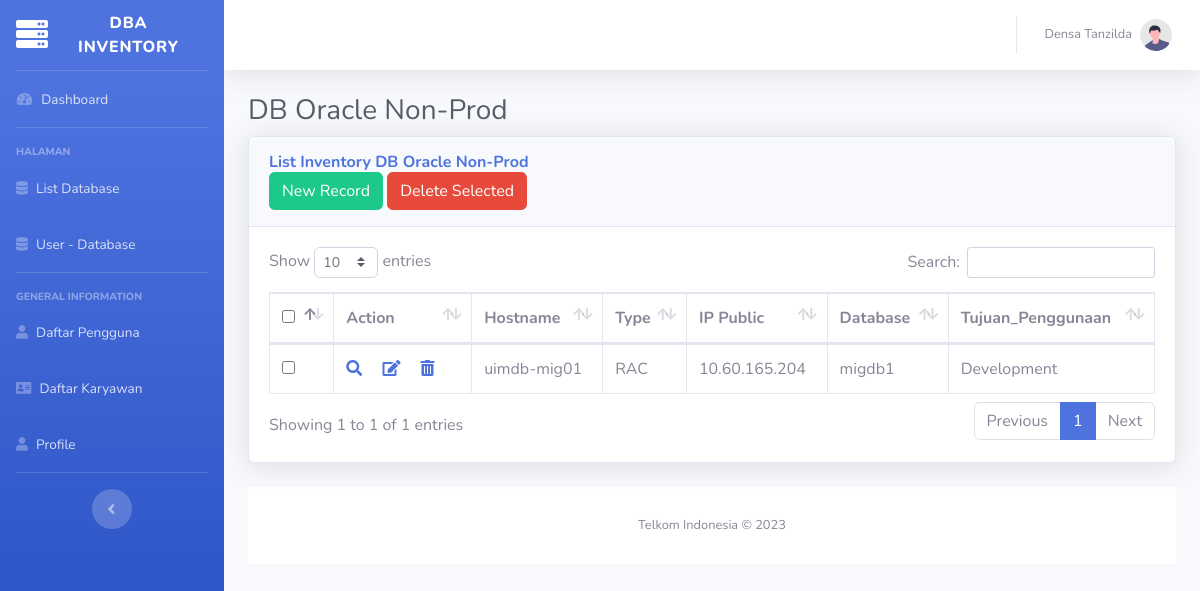
Screenshot of /page/oracle-nonprod.php (signed in) with the database file from the repository.
### tables this page shows
CREATE TABLE `dboracle_nonprod` (
  `id` int(255) NOT NULL,
  `Tanggal` varchar(255) NOT NULL,
  `Hostname` varchar(255) NOT NULL,
  `Type` varchar(255) NOT NULL,
  `IP_Public` varchar(255) NOT NULL,
  `IP_VIP` varchar(255) NOT NULL,
  `IP_Backup` varchar(255) NOT NULL,
  `Database` varchar(255) NOT NULL,
  `Whitelist` varchar(255) NOT NULL,
  `App` varchar(255) NOT NULL,
  `Disk_Type` varchar(255) NOT NULL,
  `PDB` varchar(255) NOT NULL,
  `Port` varchar(255) NOT NULL,
  `Lokasi` varchar(255) NOT NULL,
  `Tier` varchar(255) NOT NULL,
  `Oracle_Version` varchar(255) NOT NULL,
  `OS_Version` varchar(255) NOT NULL,
  `Core` varchar(255) NOT NULL,
  `Socket` varchar(255) NOT NULL,
  `CPU` varchar(255) NOT NULL,
  `Kategori_DB` varchar(255) NOT NULL,
  `PIC` varchar(255) NOT NULL,
  `Keterangan` varchar(255) NOT NULL,
  `Note` varchar(255) NOT NULL,
  `Tujuan_Penggunaan` varchar(255) NOT NULL,
  `createdAt` date NOT NULL DEFAULT current_timestamp(),
  `createdBy` varchar(255) NOT NULL,
  `lastUpdatedAt` date DEFAULT current_timestamp(),
  `lastUpdatedBy` varchar(255) NOT NULL
);

### page/oracle-nonprod.php (the view, shortened to what this page needs)
<!DOCTYPE html>
<html lang="en">
<head>
    <?php include "components/header.php"; ?>
    <link href="../vendor/datatables/dataTables.bootstrap4.min.css" rel="stylesheet">
</head>
<body id="page-top">
    <div id="wrapper">
        <?php include "components/navigasi.php"; ?>
        <div id="content-wrapper" class="d-flex flex-column">
            <div id="content">
                <?php include "components/topbar.php"; ?>
                <div class="container-fluid">
                    <h1 class="h3 mb-2 text-gray-800">DB Oracle Non-Prod</h1>
                    <?php
                    include "../config.php";
                    ?>
                    <div class="card shadow mb-4">
                        <div class="card-header py-3">
                            <h6 class="m-0 font-weight-bold text-primary">List Inventory DB Oracle Non-Prod</h6>
                            <a href="#addDbModal" class="btn btn-success" data-toggle="modal">New Record</a>
                            <input type="submit" name="deleteall" value="Delete Selected" class="btn btn-danger"
                                onclick="return confirm('Are you sure delete selected records?')">
                        </div>
                        <div class="card-body">
                            <form method="post" action="">
                                <div class="table-responsive">
                                    <table class="table table-bordered" id="tabel-data" method="post" action=""
                                        width="100%" cellspacing="0">
                                        <thead>
                                            <tr>
                                                <th>
                                                    <span class="custom-checkbox">
                                                        <input type="checkbox" id="selectAll">
                                                    </span>
                                                </th>
                                                <th>Action</th>
                                                <th>Hostname</th>
                                                <th>Type</th>
                                                <th>IP Public</th>
                                                <th>Database</th>
                                                <th>Tujuan_Penggunaan</th>
                                            </tr>
                                        </thead>
                                        <tbody>
                                            <?php
                                            $sql = "SELECT * FROM dboracle_nonprod";
                                            $query = $conn->query($sql);
                                            while ($row = mysqli_fetch_array($query)) {
                                            ?>
                                            <tr>
                                                <td>
                                                    <span class="custom-checkbox">
                                                        <input type="checkbox" id="checkbox5" name="pilih[]"
                                                            value="<?php echo $row['id']; ?>">
                                                    </span>
                                                </td>
                                                <td>
                                                    <a href="#viewDbModal<?php echo $row['id']; ?>" class="view"
                                                        data-toggle="modal"><i class="fas fa-search"
                                                            data-toggle="tooltip" title="View">&#xE254;</i></a>
                                                    <a href="#editDbModal<?php echo $row['id']; ?>" class="edit"
                                                        data-toggle="modal"><i class="fas fa-edit" data-toggle="tooltip"
                                                            title="Edit">&#xE254;</i></a>
                                                    <a href="#deleteDbModal<?php echo $row['id']; ?>" class="delete"
                                                        data-toggle="modal"><i class="fas fa-trash-alt"
                                                            data-toggle="tooltip" title="Delete">&#xE872;</i></a>
                                                </td>
                                                <td><?php echo $row['Hostname']; ?></td>
                                                <td><?php echo $row['Type']; ?></td>
                                                <td><?php echo $row['IP_Public']; ?></td>
                                                <td><?php echo $row['Database']; ?></td>
                                                <td><?php echo $row['Tujuan_Penggunaan']; ?></td>
                                            </tr>
                                            <?php
                                            }
                                            ?>
                                        </tbody>
                                    </table>
                                </div>
                        </div>
                    </div>
                    <?php include "components/footer.php" ?>
                </div>
</body>
</html>

### rows the page displays
dboracle_nonprod: Hostname "uimdb-mig01", Type "RAC", IP_Public "10.60.165.204", Database "migdb1", Tujuan_Penggunaan "Development"

### other values shown
$name "Densa Tanzilda"
